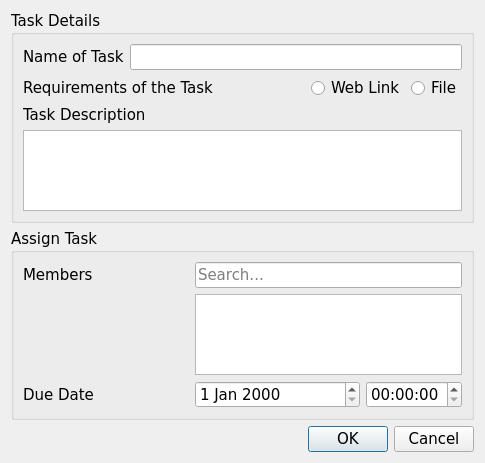
<?xml version="1.0" encoding="UTF-8"?>
<ui version="4.0">
 <class>AssignTask</class>
 <widget class="QDialog" name="AssignTask">
  <property name="geometry">
   <rect>
    <x>0</x>
    <y>0</y>
    <width>485</width>
    <height>463</height>
   </rect>
  </property>
  <property name="font">
   <font>
    <family>Verdana</family>
    <pointsize>11</pointsize>
   </font>
  </property>
  <property name="windowTitle">
   <string>Assign Task</string>
  </property>
  <layout class="QGridLayout" name="gridLayout_3">
   <item row="0" column="0" colspan="3">
    <widget class="QGroupBox" name="task_details_box">
     <property name="title">
      <string>Task Details</string>
     </property>
     <layout class="QGridLayout" name="gridLayout">
      <item row="0" column="0">
       <widget class="QLabel" name="name_task_label">
        <property name="text">
         <string>Name of Task</string>
        </property>
       </widget>
      </item>
      <item row="0" column="1" colspan="4">
       <widget class="QLineEdit" name="taskname_edit"/>
      </item>
      <item row="1" column="0" colspan="2">
       <widget class="QLabel" name="req_task_label">
        <property name="text">
         <string>Requirements of the Task</string>
        </property>
       </widget>
      </item>
      <item row="1" column="2">
       <spacer name="horizontalSpacer_2">
        <property name="orientation">
         <enum>Qt::Orientation::Horizontal</enum>
        </property>
        <property name="sizeHint" stdset="0">
         <size>
          <width>101</width>
          <height>20</height>
         </size>
        </property>
       </spacer>
      </item>
      <item row="1" column="3">
       <widget class="QRadioButton" name="weblink_radio">
        <property name="text">
         <string>Web Link</string>
        </property>
       </widget>
      </item>
      <item row="1" column="4">
       <widget class="QRadioButton" name="file_radio">
        <property name="text">
         <string>File</string>
        </property>
       </widget>
      </item>
      <item row="2" column="0" colspan="2">
       <widget class="QLabel" name="task_description">
        <property name="text">
         <string>Task Description</string>
        </property>
       </widget>
      </item>
      <item row="3" column="0" colspan="5">
       <widget class="QTextEdit" name="taskreq_edit"/>
      </item>
     </layout>
    </widget>
   </item>
   <item row="1" column="0" colspan="3">
    <widget class="QGroupBox" name="assign_task_box">
     <property name="title">
      <string>Assign Task</string>
     </property>
     <layout class="QGridLayout" name="gridLayout_2">
      <item row="2" column="2" colspan="2">
       <widget class="QDateEdit" name="duedateEdit"/>
      </item>
      <item row="0" column="2" colspan="3">
       <widget class="QLineEdit" name="search_bar_assign">
        <property name="placeholderText">
         <string>Search...</string>
        </property>
       </widget>
      </item>
      <item row="1" column="2" colspan="3">
       <widget class="QListWidget" name="assign_member_group_list"/>
      </item>
      <item row="2" column="4">
       <widget class="QTimeEdit" name="duetimeEdit"/>
      </item>
      <item row="2" column="0" colspan="2">
       <widget class="QLabel" name="duedate_label">
        <property name="text">
         <string>Due Date</string>
        </property>
       </widget>
      </item>
      <item row="0" column="0" colspan="2">
       <widget class="QLabel" name="assign_members_label">
        <property name="text">
         <string>Members</string>
        </property>
       </widget>
      </item>
      <item row="1" column="0" colspan="2">
       <spacer name="verticalSpacer">
        <property name="orientation">
         <enum>Qt::Orientation::Vertical</enum>
        </property>
        <property name="sizeHint" stdset="0">
         <size>
          <width>20</width>
          <height>40</height>
         </size>
        </property>
       </spacer>
      </item>
     </layout>
    </widget>
   </item>
   <item row="2" column="0">
    <spacer name="horizontalSpacer">
     <property name="orientation">
      <enum>Qt::Orientation::Horizontal</enum>
     </property>
     <property name="sizeHint" stdset="0">
      <size>
       <width>323</width>
       <height>20</height>
      </size>
     </property>
    </spacer>
   </item>
   <item row="2" column="1">
    <widget class="QPushButton" name="ok_btn">
     <property name="text">
      <string>OK</string>
     </property>
     <property name="shortcut">
      <string>Return</string>
     </property>
    </widget>
   </item>
   <item row="2" column="2">
    <widget class="QPushButton" name="cancel_btn">
     <property name="text">
      <string>Cancel</string>
     </property>
    </widget>
   </item>
  </layout>
 </widget>
 <tabstops>
  <tabstop>ok_btn</tabstop>
  <tabstop>cancel_btn</tabstop>
  <tabstop>taskname_edit</tabstop>
  <tabstop>weblink_radio</tabstop>
  <tabstop>file_radio</tabstop>
  <tabstop>taskreq_edit</tabstop>
  <tabstop>search_bar_assign</tabstop>
  <tabstop>assign_member_group_list</tabstop>
  <tabstop>duedateEdit</tabstop>
  <tabstop>duetimeEdit</tabstop>
 </tabstops>
 <resources/>
 <connections/>
</ui>
